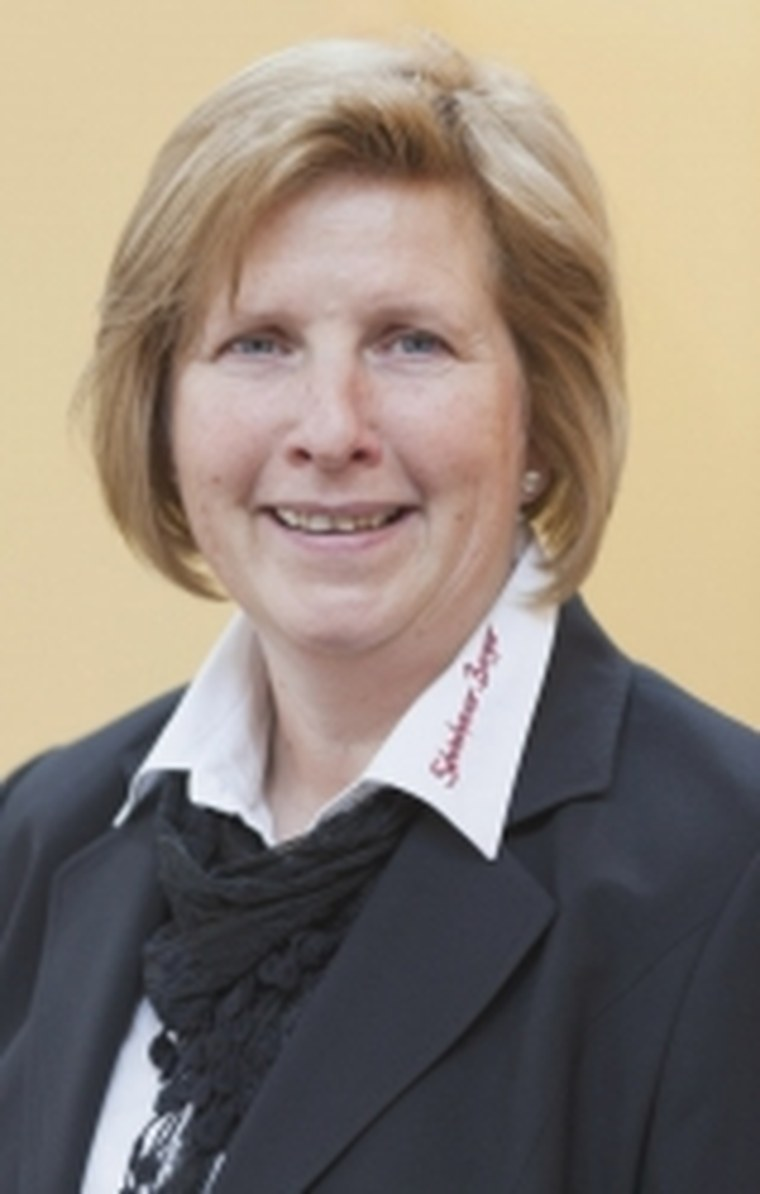
#> input picture steinhauer/img/ines-portrait.jpg, 760 x 1194 px
$ python -i _build_bestatter3.py   (imports and definitions only)
#> lines starting #> are read from the running program, lines starting #| are printed output that depends on the picture
import os, shutil, glob
BASE="/Users/bb/Desktop/Webseiten"
TPL=os.path.join(BASE,"Template Bestatter")
ASS=os.path.join(BASE,"Asset-Datenbank","_verworfen_bestatter_altgruen")
# [2 lines not run here, left out]
# [1 line that did not run here, left out]
# [1 line that did not run here, left out]
SITES={
 "steinhauer":{
  "tokens":{"{FIRMA}":"Steinhauer-Berger","{ORT}":"Lüneburg","{REGION}":"der Region Lüneburg",
   "{SLOGAN}":"Dem Leben wie dem Tod ein Haus.","{TEL}":"04131 60 60 110","{TEL_LINK}":"+4941316060110",
   "{EMAIL}":"info@berger.xyz","{WHATSAPP}":"","{ANSPRECH}":"Andree Berger",
   "{ADRESSE}":"Stadtkoppel 8 · 21337 Lüneburg","{GRUENDUNG}":"vielen Jahren"},
  "imgs":{"hero.jpg":"hero-05.jpg","natur-1.jpg":"natur-1-01.jpg","natur-2.jpg":"natur-1-04.jpg",
   "haende.jpg":"haende-01.jpg","raum.jpg":"raum-01.jpg","team.jpg":"team-02.jpg"},
  "theme":"\n/* ---------- THEME-OVERRIDE · Graublau (Steinhauer-Berger) ---------- */\n:root{\n  --c-dark:#2b3848; --c-dark-soft:#374859;\n  --c-accent:#44586e; --c-accent-hover:#374a5e; --c-accent-tint:#e3e8ee;\n  --c-line-dark:#46586b; --c-ink-inv-soft:#c3ccd6;\n}\n"},
 "kuemmel":{
  "tokens":{"{FIRMA}":"Kümmel Bestattungen","{ORT}":"Gießen","{REGION}":"der Region Gießen",
   "{SLOGAN}":"Gemeinsam schwere Wege gehen.","{TEL}":"0641 516 55","{TEL_LINK}":"+4964151655",
   "{EMAIL}":"info@kuemmel-bestattungen.de","{WHATSAPP}":"","{ANSPRECH}":"Sascha Kümmel",
   "{ADRESSE}":"Turnstraße 19 · 35396 Gießen","{GRUENDUNG}":"sechs Generationen"},
  "imgs":{"hero.jpg":"hero-02.jpg","natur-1.jpg":"natur-1-02.jpg","natur-2.jpg":"natur-1-06.jpg",
   "haende.jpg":"haende-03.jpg","raum.jpg":"raum-03.jpg","team.jpg":"team-04.jpg"},
  "theme":""},
 "jakob":{
  "tokens":{"{FIRMA}":"Bestattungen Jakob","{ORT}":"Kempten","{REGION}":"der Region Kempten",
   "{SLOGAN}":"Würdevoller Abschied im Allgäu.","{TEL}":"0831 52 00 20","{TEL_LINK}":"+49831520020",
   "{EMAIL}":"info@bestattungen-jakob.de","{WHATSAPP}":"","{ANSPRECH}":"Alexander Jakob",
   "{ADRESSE}":"Gerberstraße 18 · 87435 Kempten","{GRUENDUNG}":"1997"},
  "imgs":{"hero.jpg":"hero-01.jpg","natur-1.jpg":"natur-1-03.jpg","natur-2.jpg":"natur-1-08.jpg",
   "haende.jpg":"haende-05.jpg","raum.jpg":"raum-05.jpg","team.jpg":"team-06.jpg"},
  "theme":"\n/* ---------- THEME-OVERRIDE · Salbei (Bestattungen Jakob) ---------- */\n:root{\n  --c-dark:#2e3a2b; --c-dark-soft:#3b4a37;\n  --c-accent:#56684f; --c-accent-hover:#475741; --c-accent-tint:#e7ebe3;\n  --c-line-dark:#4d5f47; --c-ink-inv-soft:#c9d1c4;\n}\n"},
}
from PIL import Image
def place(src,dst):
#> called with src = 'steinhauer/img/ines-portrait.jpg', dst = 'out.png'
    im=Image.open(src); w,h=im.size
#> in place, im is the input picture: PIL image 760x1194 RGB; mean R, G, B 143.8, 131.8, 120.2
#> after `w, h = im.size`: w = 760; h = 1194
    cw,ch=int(w*0.955),int(h*0.96)
#> cw = 725; ch = 1146
    x=(w-cw)//2; y=(h-ch)//2
#> after `x = (w - cw) // 2`: x = 17
#> after `y = (h - ch) // 2`: y = 24
    im=im.crop((x,y,x+cw,y+ch))
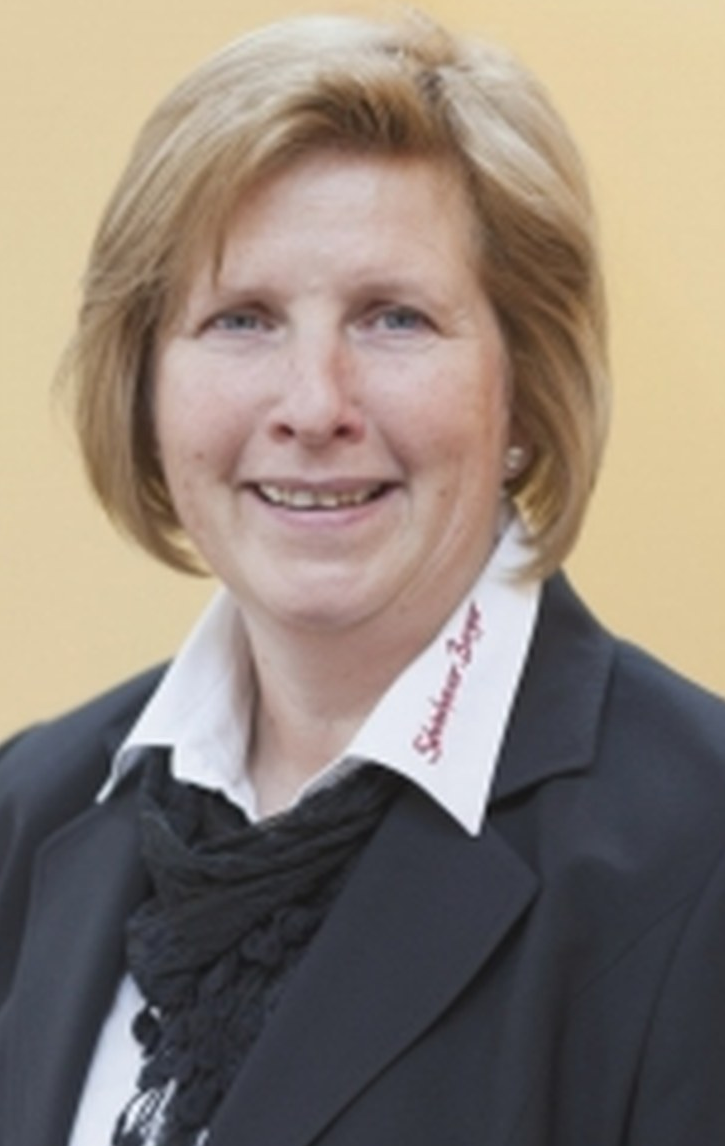
#> im: PIL image 725x1146 RGB; mean R, G, B 142.8, 130.5, 119.6
    if max(im.size)>2000:
        r=2000/max(im.size); im=im.resize((int(im.width*r),int(im.height*r)),Image.LANCZOS)
    im.convert("RGB").save(dst,"JPEG",quality=88)
# [18 lines not run here, left out]
# Personenfotos ohne Crop
P=[("Steinhauer-Berger/Bilder/Referenzen/andree-berger-original.jpg","steinhauer/img/andree-portrait.jpg"),
   ("Steinhauer-Berger/Bilder/Referenzen/ines-berger-original.jpg","steinhauer/img/ines-portrait.jpg"),
   ("Steinhauer-Berger/Bilder/Referenzen/phillip-berger-original.jpg","steinhauer/img/phillip-portrait.jpg"),
   ("Kümmel Bestattungen/Bilder/Referenzen/sascha-kuemmel-original.jpg","kuemmel/img/sascha-portrait.jpg"),
   ("Kümmel Bestattungen/Bilder/Referenzen/maria-kuemmel-original.jpg","kuemmel/img/maria-portrait.jpg")]
# [3 lines not run here, left out]

>>> result = place('steinhauer/img/ines-portrait.jpg', 'out.png')

$ run again, on ahs-autodienst-c/img/werkzeug.jpg
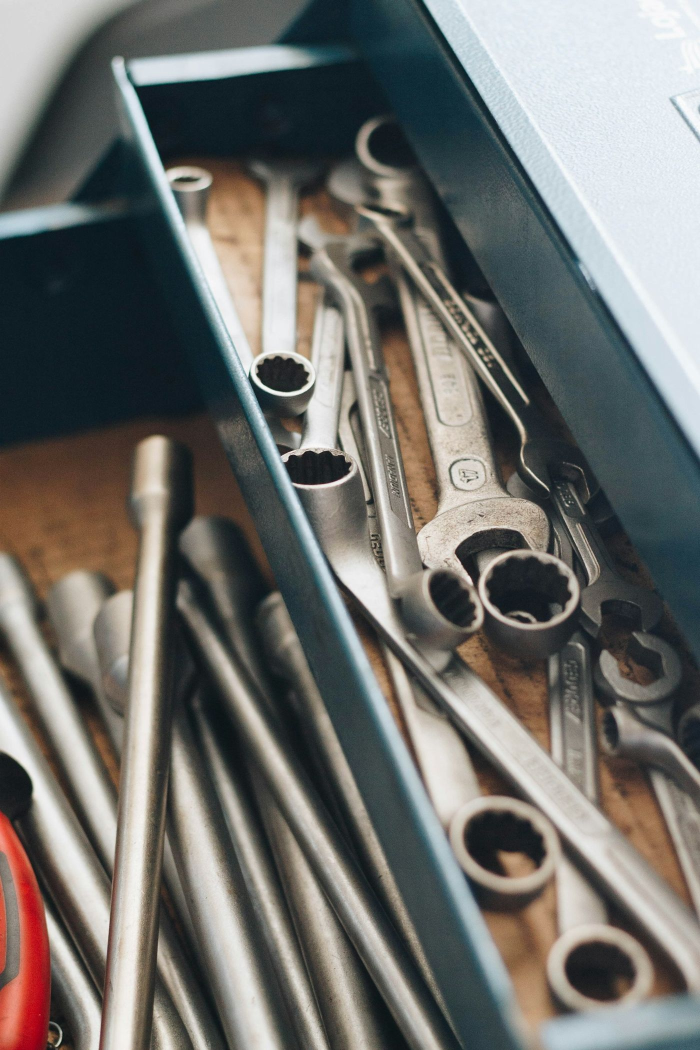
#> input picture ahs-autodienst-c/img/werkzeug.jpg, 1400 x 2100 px (shown at 1/2 size)
#> in place, im is the input picture: PIL image 1400x2100 RGB; mean R, G, B 112.5, 112.4, 108.8
#> in place, `im=im.crop((x,y,x+cw,y+ch))`:
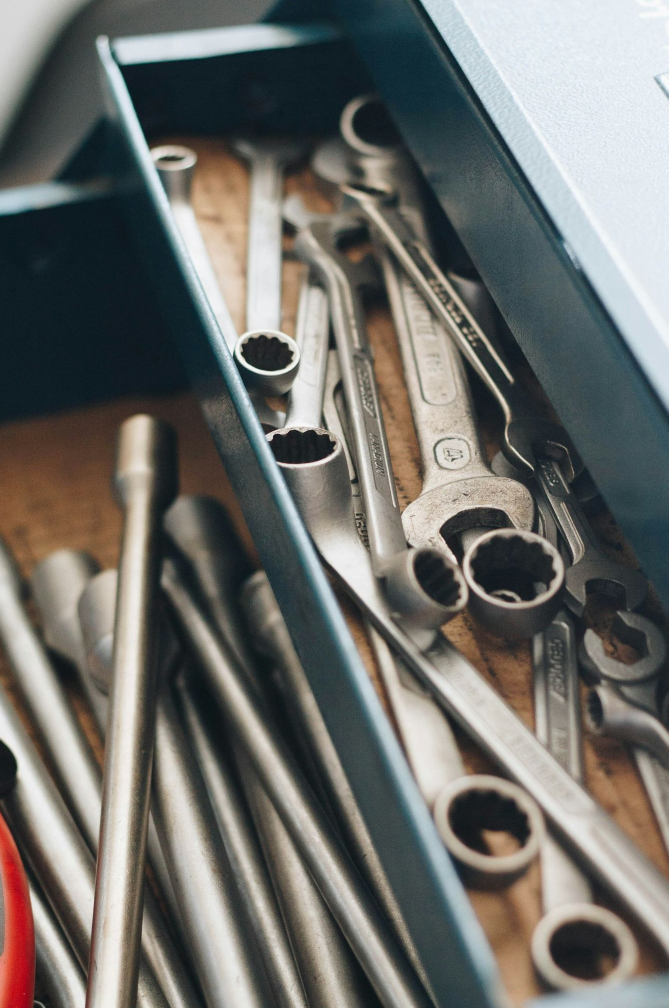
#> im: PIL image 1337x2016 RGB (shown at 1/2 size); mean R, G, B 110.3, 110.3, 106.6
